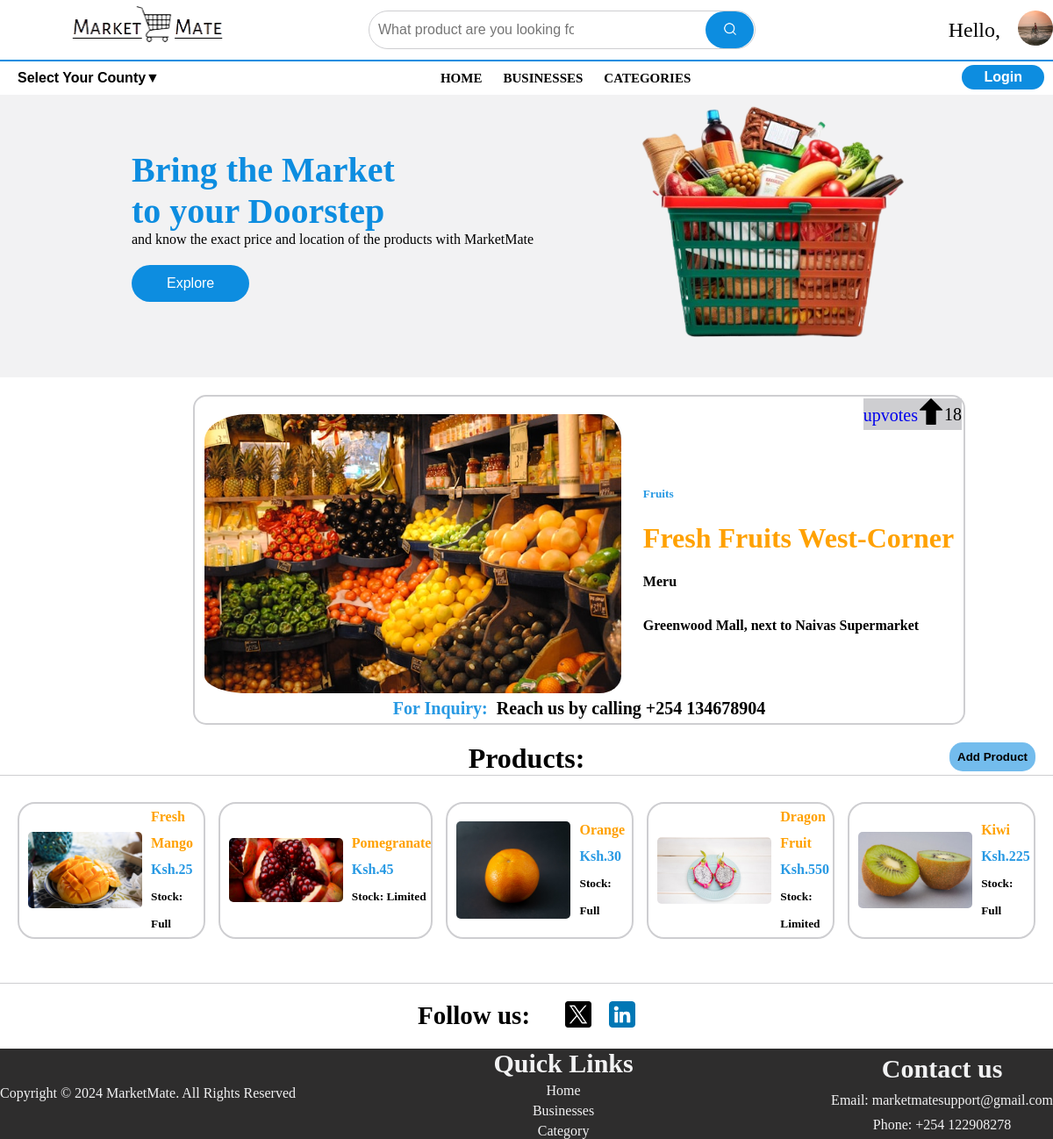
The page /business/busaffc4d2e2d/ on the database its author committed.
### marketmate/models.py (models this page shows, shortened)
class Business(models.Model):
    b_id = ShortUUIDField(unique=True, length=10, max_length=20, prefix="bus", alphabet="abcdef123456")
    name = models.CharField(max_length=200)
    image = models.ImageField(upload_to='marketmate/files/covers', null=True)
    category = models.ForeignKey(Category, on_delete=models.CASCADE)
    votes = models.IntegerField(default=0)
    phone_no = models.IntegerField(default=0000000000)
    owner = models.ForeignKey(User, on_delete=models.CASCADE)
    description = models.CharField(max_length=200, null=True, blank=True)
    county = models.CharField(max_length=100)
    address = models.CharField(max_length=100)
    updated = models.DateTimeField(auto_now=True)
    created = models.DateTimeField(auto_now_add=True)
    class Meta:
        ordering = ['-updated', '-created']

class Category(models.Model):
    c_id = ShortUUIDField(unique=True, length=10, max_length=20, prefix="bus", alphabet="abcdef123456")
    name = models.CharField(max_length=100)

class Product(models.Model):
    p_id = ShortUUIDField(unique=True, length=10, max_length=20, prefix="bus", alphabet="abcdef123456")
    name = models.CharField(max_length=200)
    image = models.ImageField(upload_to='marketmate/files/covers', null=True)
    price = models.IntegerField(default=0)
    stock = models.CharField(max_length=100, null=True, blank=True)
    category = models.ForeignKey(Category, on_delete=models.CASCADE)
    business = models.ForeignKey(Business, on_delete=models.SET_NULL, null=True)
    owner = models.ForeignKey(User, on_delete=models.CASCADE)
    updated = models.DateTimeField(auto_now=True)
    created = models.DateTimeField(auto_now_add=True)

### marketmate/views.py (the view)
# urls.py: path('business/<str:b_id>/', views.businessPage, name='business-page'),
def businessPage(request, b_id):
    business = Business.objects.get(b_id=b_id)
    products = business.product_set.all()
    context = {'business': business, 'products': products}
    return render(request, 'marketmate/business.html', context)

### marketmate/templates/marketmate/business.html (shortened to what this page needs)
{% extends 'base.html' %}
{% load static %}
{% block content %}
        <div class="business-info-container">
            <div class="business-photo">
                <img src="{{ business.image.url }}" alt="">
            </div>
            <div class="business-data">
                <small>{{ business.category.name }}</small>
                <h1>{{ business.name }}</h1>
                <p class="address">{{ business.county }}<br>{{business.address}}</p>
            </div>
            <p class="inquiry"><span>For Inquiry:</span>Reach us by calling +254 {{ business.phone_no }}</p>
            <div class="votes">
                <a href="{% url 'upvotes' business.b_id %}"><small>upvotes</small></a>
                <a href="{% url 'upvotes' business.b_id %}"><img src="{% static 'images/upvote.png' %}" alt=""></a>
                <small>{{ business.votes }}</small>
            </div>
        </div>
        <button class="add-product" >Add Product</button>
        <h1 class="products-title">Products:</h1>
        <div class="products-shelves">
            {% for product in products %}
            <div class="onsale-product">
                <img src="{{ product.image.url }}" alt="">
                <p><span>{{ product.name }}</span> <br> Ksh.{{ product.price }} <br> <small>Stock: {{ product.stock }}</small></p>
                <div class="product-edit">
                </div>
                <div class="product-delete">
                </div>
            </div>
            {% endfor %}
        </div>
{% endblock content %}

### static/styles/home.css (style rules this page uses)
* { box-sizing: border-box; margin: 0; padding: 0; text-decoration: none; }

### static/styles/business.css (style rules this page uses)
.business-info-container { display: flex; align-items: center; justify-content: center; margin: 20px 100px; margin-left: 220px; border: 2px solid #ceced1; border-radius: 15px; position: relative; }
.business-photo img { width: 500px; padding-top: 20px; padding-bottom: 30px; padding-left: 0px; padding-right: 25px; border-radius: 50px; }
.business-data { line-height: 50px; font-weight: bold; }
.business-data small { color: #0d8ce0e3; }
.business-data h1 { color: #FFA101; }
.inquiry { position: absolute; bottom: 5px; font-size: 20px; font-weight: bold; }
.inquiry span { color: #0d8ce0e3; padding-right: 10px; }
.products-title { border-bottom: 1px solid #ceced1; text-align: center; }
.products-shelves { display: grid; grid-template-columns: 1fr 1fr 1fr 1fr 1fr; grid-column-gap: 15px; margin: 0 20px; }
.onsale-product { display: flex; align-items: center; margin-top: 30px; border-radius: 20px; font-weight: bold; border: 2px solid #ceced1; }
.onsale-product img { width: 150px; padding: 10px 10px; border-radius: 15px; transition: transform 0.3s ease; }
.onsale-product p { line-height: 30px; color: #0d8ce0e3; }
.onsale-product p span { color: #FFA101; }
.onsale-product p small { color: #000; }
.votes { color: #000; display: flex; justify-content: center; align-items: center; background-color: #ceced1; position: absolute; top: 2px; right: 2px; font-size: 24px; cursor: pointer; }
.votes img { width: 30px; }
.product-edit, .product-delete { position: absolute; right: 5px; top: -5px; }
.product-edit { right: 30px; }
.add-product { position: absolute; right: 20px; padding: 9px; border-radius: 15px; border: 0; background-color: #0d8ce093; font-weight: bold; }

### rows shown on the page
Business: image (picture), category.name "Fruits", name "Fresh Fruits West-Corner", county "Meru", address "Greenwood Mall, next to Naivas Supermarket", phone_no "134678904", votes "18"
Product: image (picture), name "Fresh Mango", price "25", stock "Full"
Product: image (picture), name "Pomegranate", price "45", stock "Limited"
Product: image (picture), name "Orange", price "30", stock "Full"
Product: image (picture), name "Dragon Fruit", price "550", stock "Limited"
Product: image (picture), name "Kiwi", price "225", stock "Full"
